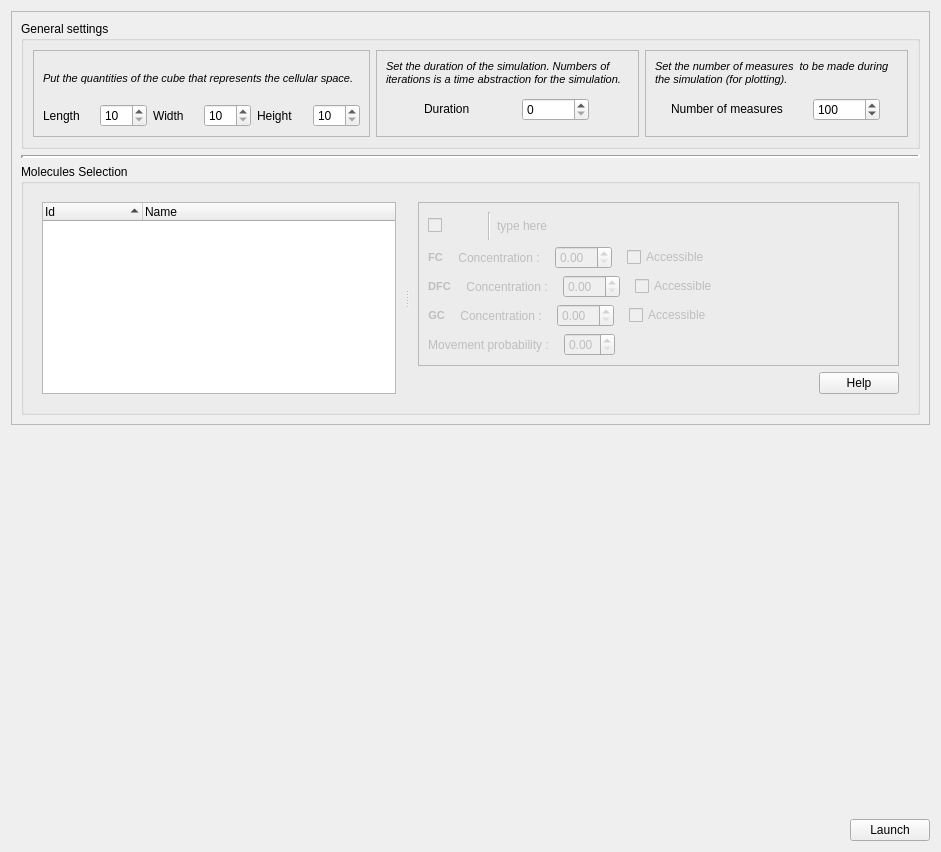
<?xml version="1.0" encoding="UTF-8"?>
<ui version="4.0">
 <class>SimuUI</class>
 <widget class="QWidget" name="SimuUI">
  <property name="geometry">
   <rect>
    <x>0</x>
    <y>0</y>
    <width>941</width>
    <height>852</height>
   </rect>
  </property>
  <property name="windowTitle">
   <string>Form</string>
  </property>
  <layout class="QVBoxLayout" name="verticalLayout_3">
   <property name="sizeConstraint">
    <enum>QLayout::SetDefaultConstraint</enum>
   </property>
   <item>
    <widget class="QFrame" name="verticalFrame">
     <property name="frameShape">
      <enum>QFrame::StyledPanel</enum>
     </property>
     <property name="frameShadow">
      <enum>QFrame::Plain</enum>
     </property>
     <property name="lineWidth">
      <number>5</number>
     </property>
     <layout class="QVBoxLayout" name="verticalLayout_5">
      <item>
       <widget class="QGroupBox" name="groupBox_2">
        <property name="sizePolicy">
         <sizepolicy hsizetype="Preferred" vsizetype="Preferred">
          <horstretch>0</horstretch>
          <verstretch>0</verstretch>
         </sizepolicy>
        </property>
        <property name="title">
         <string>General settings</string>
        </property>
        <property name="flat">
         <bool>false</bool>
        </property>
        <layout class="QHBoxLayout" name="horizontalLayout_5">
         <item>
          <widget class="QFrame" name="frame">
           <property name="frameShape">
            <enum>QFrame::StyledPanel</enum>
           </property>
           <property name="frameShadow">
            <enum>QFrame::Sunken</enum>
           </property>
           <layout class="QVBoxLayout" name="verticalLayout_2">
            <item>
             <widget class="QLabel" name="label">
              <property name="enabled">
               <bool>true</bool>
              </property>
              <property name="sizePolicy">
               <sizepolicy hsizetype="Preferred" vsizetype="Maximum">
                <horstretch>0</horstretch>
                <verstretch>0</verstretch>
               </sizepolicy>
              </property>
              <property name="minimumSize">
               <size>
                <width>0</width>
                <height>0</height>
               </size>
              </property>
              <property name="frameShape">
               <enum>QFrame::NoFrame</enum>
              </property>
              <property name="frameShadow">
               <enum>QFrame::Plain</enum>
              </property>
              <property name="text">
               <string>&lt;!DOCTYPE HTML PUBLIC &quot;-//W3C//DTD HTML 4.0//EN&quot; &quot;http://www.w3.org/TR/REC-html40/strict.dtd&quot;&gt;
&lt;html&gt;&lt;head&gt;&lt;meta name=&quot;qrichtext&quot; content=&quot;1&quot; /&gt;&lt;style type=&quot;text/css&quot;&gt;
p, li { white-space: pre-wrap; }
&lt;/style&gt;&lt;/head&gt;&lt;body style=&quot; font-family:'DejaVu Sans'; font-size:8pt; font-weight:400; font-style:normal;&quot;&gt;
&lt;p style=&quot; margin-top:0px; margin-bottom:0px; margin-left:0px; margin-right:0px; -qt-block-indent:0; text-indent:0px;&quot;&gt;&lt;img src=&quot;:/icons/icons/dialog-information.png&quot; /&gt;&lt;span style=&quot; font-style:italic;&quot;&gt;Put the quantities of the cube that represents the cellular space.&lt;/span&gt;&lt;/p&gt;&lt;/body&gt;&lt;/html&gt;</string>
              </property>
              <property name="textFormat">
               <enum>Qt::AutoText</enum>
              </property>
              <property name="scaledContents">
               <bool>true</bool>
              </property>
              <property name="wordWrap">
               <bool>true</bool>
              </property>
              <property name="margin">
               <number>0</number>
              </property>
             </widget>
            </item>
            <item>
             <layout class="QHBoxLayout" name="horizontalLayout_2">
              <item>
               <layout class="QHBoxLayout" name="horizontalLayout_3">
                <property name="spacing">
                 <number>20</number>
                </property>
                <item>
                 <widget class="QLabel" name="label_2">
                  <property name="sizePolicy">
                   <sizepolicy hsizetype="Maximum" vsizetype="Preferred">
                    <horstretch>0</horstretch>
                    <verstretch>0</verstretch>
                   </sizepolicy>
                  </property>
                  <property name="text">
                   <string>Length</string>
                  </property>
                 </widget>
                </item>
                <item>
                 <widget class="QSpinBox" name="lengthBox">
                  <property name="sizePolicy">
                   <sizepolicy hsizetype="Maximum" vsizetype="Fixed">
                    <horstretch>0</horstretch>
                    <verstretch>0</verstretch>
                   </sizepolicy>
                  </property>
                  <property name="minimum">
                   <number>10</number>
                  </property>
                  <property name="maximum">
                   <number>999</number>
                  </property>
                 </widget>
                </item>
               </layout>
              </item>
              <item>
               <layout class="QHBoxLayout" name="horizontalLayout_4">
                <property name="spacing">
                 <number>20</number>
                </property>
                <item>
                 <widget class="QLabel" name="label_3">
                  <property name="sizePolicy">
                   <sizepolicy hsizetype="Maximum" vsizetype="Preferred">
                    <horstretch>0</horstretch>
                    <verstretch>0</verstretch>
                   </sizepolicy>
                  </property>
                  <property name="text">
                   <string>Width</string>
                  </property>
                 </widget>
                </item>
                <item>
                 <widget class="QSpinBox" name="widthBox">
                  <property name="sizePolicy">
                   <sizepolicy hsizetype="Maximum" vsizetype="Fixed">
                    <horstretch>0</horstretch>
                    <verstretch>0</verstretch>
                   </sizepolicy>
                  </property>
                  <property name="minimum">
                   <number>10</number>
                  </property>
                  <property name="maximum">
                   <number>999</number>
                  </property>
                 </widget>
                </item>
               </layout>
              </item>
              <item>
               <layout class="QHBoxLayout" name="horizontalLayout_6">
                <property name="spacing">
                 <number>20</number>
                </property>
                <item>
                 <widget class="QLabel" name="label_4">
                  <property name="sizePolicy">
                   <sizepolicy hsizetype="Maximum" vsizetype="Preferred">
                    <horstretch>0</horstretch>
                    <verstretch>0</verstretch>
                   </sizepolicy>
                  </property>
                  <property name="text">
                   <string>Height</string>
                  </property>
                 </widget>
                </item>
                <item>
                 <widget class="QSpinBox" name="heightBox">
                  <property name="sizePolicy">
                   <sizepolicy hsizetype="Maximum" vsizetype="Fixed">
                    <horstretch>0</horstretch>
                    <verstretch>0</verstretch>
                   </sizepolicy>
                  </property>
                  <property name="minimum">
                   <number>10</number>
                  </property>
                  <property name="maximum">
                   <number>999</number>
                  </property>
                 </widget>
                </item>
               </layout>
              </item>
             </layout>
            </item>
           </layout>
          </widget>
         </item>
         <item>
          <widget class="QFrame" name="frame">
           <property name="frameShape">
            <enum>QFrame::StyledPanel</enum>
           </property>
           <property name="frameShadow">
            <enum>QFrame::Sunken</enum>
           </property>
           <layout class="QVBoxLayout" name="verticalLayout_4">
            <item>
             <widget class="QLabel" name="label_5">
              <property name="sizePolicy">
               <sizepolicy hsizetype="Preferred" vsizetype="Maximum">
                <horstretch>0</horstretch>
                <verstretch>0</verstretch>
               </sizepolicy>
              </property>
              <property name="text">
               <string>&lt;!DOCTYPE HTML PUBLIC &quot;-//W3C//DTD HTML 4.0//EN&quot; &quot;http://www.w3.org/TR/REC-html40/strict.dtd&quot;&gt;
&lt;html&gt;&lt;head&gt;&lt;meta name=&quot;qrichtext&quot; content=&quot;1&quot; /&gt;&lt;style type=&quot;text/css&quot;&gt;
p, li { white-space: pre-wrap; }
&lt;/style&gt;&lt;/head&gt;&lt;body style=&quot; font-family:'DejaVu Sans'; font-size:8pt; font-weight:400; font-style:normal;&quot;&gt;
&lt;p style=&quot; margin-top:0px; margin-bottom:0px; margin-left:0px; margin-right:0px; -qt-block-indent:0; text-indent:0px;&quot;&gt;&lt;img src=&quot;:/icons/icons/dialog-information.png&quot; /&gt;&lt;span style=&quot; font-style:italic;&quot;&gt;Set the duration of the simulation. Numbers of iterations is a time abstraction for the simulation.&lt;/span&gt;&lt;/p&gt;&lt;/body&gt;&lt;/html&gt;</string>
              </property>
              <property name="wordWrap">
               <bool>true</bool>
              </property>
              <property name="margin">
               <number>5</number>
              </property>
             </widget>
            </item>
            <item>
             <layout class="QHBoxLayout" name="horizontalLayout_10">
              <property name="spacing">
               <number>20</number>
              </property>
              <property name="margin">
               <number>6</number>
              </property>
              <item>
               <widget class="QLabel" name="label_9">
                <property name="sizePolicy">
                 <sizepolicy hsizetype="Maximum" vsizetype="Maximum">
                  <horstretch>0</horstretch>
                  <verstretch>0</verstretch>
                 </sizepolicy>
                </property>
                <property name="text">
                 <string>Duration</string>
                </property>
               </widget>
              </item>
              <item>
               <widget class="QSpinBox" name="durationBox">
                <property name="sizePolicy">
                 <sizepolicy hsizetype="Maximum" vsizetype="Fixed">
                  <horstretch>0</horstretch>
                  <verstretch>0</verstretch>
                 </sizepolicy>
                </property>
                <property name="maximum">
                 <number>999999999</number>
                </property>
               </widget>
              </item>
             </layout>
            </item>
           </layout>
          </widget>
         </item>
         <item>
          <widget class="QFrame" name="frame">
           <property name="frameShape">
            <enum>QFrame::StyledPanel</enum>
           </property>
           <property name="frameShadow">
            <enum>QFrame::Sunken</enum>
           </property>
           <layout class="QVBoxLayout" name="verticalLayout_6">
            <item>
             <widget class="QLabel" name="label_6">
              <property name="sizePolicy">
               <sizepolicy hsizetype="Preferred" vsizetype="Maximum">
                <horstretch>0</horstretch>
                <verstretch>0</verstretch>
               </sizepolicy>
              </property>
              <property name="text">
               <string>&lt;!DOCTYPE HTML PUBLIC &quot;-//W3C//DTD HTML 4.0//EN&quot; &quot;http://www.w3.org/TR/REC-html40/strict.dtd&quot;&gt;
&lt;html&gt;&lt;head&gt;&lt;meta name=&quot;qrichtext&quot; content=&quot;1&quot; /&gt;&lt;style type=&quot;text/css&quot;&gt;
p, li { white-space: pre-wrap; }
&lt;/style&gt;&lt;/head&gt;&lt;body style=&quot; font-family:'DejaVu Sans'; font-size:8pt; font-weight:400; font-style:normal;&quot;&gt;
&lt;p style=&quot; margin-top:0px; margin-bottom:0px; margin-left:0px; margin-right:0px; -qt-block-indent:0; text-indent:0px;&quot;&gt;&lt;img src=&quot;:/icons/icons/dialog-information.png&quot; /&gt;&lt;span style=&quot; font-style:italic;&quot;&gt;Set the number of measures  to be made during the simulation (for plotting).&lt;/span&gt;&lt;/p&gt;&lt;/body&gt;&lt;/html&gt;</string>
              </property>
              <property name="wordWrap">
               <bool>true</bool>
              </property>
              <property name="margin">
               <number>5</number>
              </property>
             </widget>
            </item>
            <item>
             <layout class="QHBoxLayout" name="horizontalLayout_16">
              <property name="spacing">
               <number>20</number>
              </property>
              <property name="margin">
               <number>6</number>
              </property>
              <item>
               <widget class="QLabel" name="label_10">
                <property name="sizePolicy">
                 <sizepolicy hsizetype="Maximum" vsizetype="Maximum">
                  <horstretch>0</horstretch>
                  <verstretch>0</verstretch>
                 </sizepolicy>
                </property>
                <property name="text">
                 <string>Number of measures</string>
                </property>
               </widget>
              </item>
              <item>
               <widget class="QSpinBox" name="nmeasureBox">
                <property name="sizePolicy">
                 <sizepolicy hsizetype="Maximum" vsizetype="Fixed">
                  <horstretch>0</horstretch>
                  <verstretch>0</verstretch>
                 </sizepolicy>
                </property>
                <property name="maximum">
                 <number>999999999</number>
                </property>
                <property name="value">
                 <number>100</number>
                </property>
               </widget>
              </item>
             </layout>
            </item>
           </layout>
          </widget>
         </item>
        </layout>
       </widget>
      </item>
      <item>
       <widget class="Line" name="line_3">
        <property name="frameShadow">
         <enum>QFrame::Sunken</enum>
        </property>
        <property name="lineWidth">
         <number>3</number>
        </property>
        <property name="midLineWidth">
         <number>0</number>
        </property>
        <property name="orientation">
         <enum>Qt::Horizontal</enum>
        </property>
       </widget>
      </item>
      <item>
       <widget class="QGroupBox" name="groupBox">
        <property name="sizePolicy">
         <sizepolicy hsizetype="Preferred" vsizetype="Preferred">
          <horstretch>0</horstretch>
          <verstretch>0</verstretch>
         </sizepolicy>
        </property>
        <property name="title">
         <string>Molecules Selection</string>
        </property>
        <layout class="QHBoxLayout" name="horizontalLayout_9">
         <item>
          <widget class="QSplitter" name="splitter">
           <property name="orientation">
            <enum>Qt::Horizontal</enum>
           </property>
           <widget class="QFrame" name="frame_3">
            <property name="maximumSize">
             <size>
              <width>400</width>
              <height>16777215</height>
             </size>
            </property>
            <property name="frameShape">
             <enum>QFrame::NoFrame</enum>
            </property>
            <property name="frameShadow">
             <enum>QFrame::Sunken</enum>
            </property>
            <layout class="QVBoxLayout" name="verticalLayout_10">
             <property name="margin">
              <number>9</number>
             </property>
             <item>
              <widget class="QTreeWidget" name="molsWidget">
               <property name="sizePolicy">
                <sizepolicy hsizetype="Expanding" vsizetype="Expanding">
                 <horstretch>0</horstretch>
                 <verstretch>0</verstretch>
                </sizepolicy>
               </property>
               <property name="maximumSize">
                <size>
                 <width>16777215</width>
                 <height>16777215</height>
                </size>
               </property>
               <property name="alternatingRowColors">
                <bool>false</bool>
               </property>
               <property name="textElideMode">
                <enum>Qt::ElideRight</enum>
               </property>
               <property name="sortingEnabled">
                <bool>true</bool>
               </property>
               <column>
                <property name="text">
                 <string>Id</string>
                </property>
               </column>
               <column>
                <property name="text">
                 <string>Name</string>
                </property>
               </column>
              </widget>
             </item>
            </layout>
           </widget>
           <widget class="QWidget" name="verticalLayoutWidget_3">
            <layout class="QVBoxLayout" name="verticalLayout_9">
             <item>
              <widget class="QWidget" name="widget_3" native="true">
               <property name="enabled">
                <bool>true</bool>
               </property>
               <layout class="QVBoxLayout" name="verticalLayout_8">
                <item>
                 <widget class="QFrame" name="molEditBox">
                  <property name="enabled">
                   <bool>false</bool>
                  </property>
                  <property name="frameShape">
                   <enum>QFrame::StyledPanel</enum>
                  </property>
                  <property name="frameShadow">
                   <enum>QFrame::Sunken</enum>
                  </property>
                  <layout class="QVBoxLayout" name="verticalLayout">
                   <item>
                    <layout class="QHBoxLayout" name="horizontalLayout_8">
                     <item>
                      <layout class="QHBoxLayout" name="horizontalLayout_7">
                       <property name="spacing">
                        <number>0</number>
                       </property>
                       <item>
                        <widget class="QCheckBox" name="selectMol">
                         <property name="sizePolicy">
                          <sizepolicy hsizetype="Maximum" vsizetype="Fixed">
                           <horstretch>0</horstretch>
                           <verstretch>0</verstretch>
                          </sizepolicy>
                         </property>
                         <property name="text">
                          <string/>
                         </property>
                        </widget>
                       </item>
                       <item>
                        <widget class="QPushButton" name="nameLabel">
                         <property name="text">
                          <string/>
                         </property>
                         <property name="flat">
                          <bool>true</bool>
                         </property>
                        </widget>
                       </item>
                      </layout>
                     </item>
                     <item>
                      <widget class="Line" name="line">
                       <property name="orientation">
                        <enum>Qt::Vertical</enum>
                       </property>
                      </widget>
                     </item>
                     <item>
                      <widget class="QLabel" name="typeLabel">
                       <property name="sizePolicy">
                        <sizepolicy hsizetype="Maximum" vsizetype="Preferred">
                         <horstretch>0</horstretch>
                         <verstretch>0</verstretch>
                        </sizepolicy>
                       </property>
                       <property name="text">
                        <string>type here</string>
                       </property>
                      </widget>
                     </item>
                     <item>
                      <spacer name="horizontalSpacer_7">
                       <property name="orientation">
                        <enum>Qt::Horizontal</enum>
                       </property>
                       <property name="sizeHint" stdset="0">
                        <size>
                         <width>40</width>
                         <height>20</height>
                        </size>
                       </property>
                      </spacer>
                     </item>
                    </layout>
                   </item>
                   <item>
                    <layout class="QHBoxLayout" name="horizontalLayout_13">
                     <property name="spacing">
                      <number>15</number>
                     </property>
                     <item>
                      <widget class="QLabel" name="label_11">
                       <property name="sizePolicy">
                        <sizepolicy hsizetype="Maximum" vsizetype="Preferred">
                         <horstretch>0</horstretch>
                         <verstretch>0</verstretch>
                        </sizepolicy>
                       </property>
                       <property name="text">
                        <string>&lt;!DOCTYPE HTML PUBLIC &quot;-//W3C//DTD HTML 4.0//EN&quot; &quot;http://www.w3.org/TR/REC-html40/strict.dtd&quot;&gt;
&lt;html&gt;&lt;head&gt;&lt;meta name=&quot;qrichtext&quot; content=&quot;1&quot; /&gt;&lt;style type=&quot;text/css&quot;&gt;
p, li { white-space: pre-wrap; }
&lt;/style&gt;&lt;/head&gt;&lt;body style=&quot; font-family:'DejaVu Sans'; font-size:8pt; font-weight:400; font-style:normal;&quot;&gt;
&lt;p align=&quot;center&quot; style=&quot; margin-top:0px; margin-bottom:0px; margin-left:0px; margin-right:0px; -qt-block-indent:0; text-indent:0px;&quot;&gt;&lt;span style=&quot; font-weight:600;&quot;&gt;FC&lt;/span&gt;&lt;/p&gt;&lt;/body&gt;&lt;/html&gt;</string>
                       </property>
                       <property name="alignment">
                        <set>Qt::AlignCenter</set>
                       </property>
                       <property name="margin">
                        <number>10</number>
                       </property>
                      </widget>
                     </item>
                     <item>
                      <widget class="QLabel" name="label_12">
                       <property name="sizePolicy">
                        <sizepolicy hsizetype="Maximum" vsizetype="Preferred">
                         <horstretch>0</horstretch>
                         <verstretch>0</verstretch>
                        </sizepolicy>
                       </property>
                       <property name="text">
                        <string>Concentration :</string>
                       </property>
                       <property name="alignment">
                        <set>Qt::AlignCenter</set>
                       </property>
                       <property name="margin">
                        <number>10</number>
                       </property>
                      </widget>
                     </item>
                     <item>
                      <widget class="QDoubleSpinBox" name="fcConcBox">
                       <property name="sizePolicy">
                        <sizepolicy hsizetype="Maximum" vsizetype="Fixed">
                         <horstretch>0</horstretch>
                         <verstretch>0</verstretch>
                        </sizepolicy>
                       </property>
                      </widget>
                     </item>
                     <item>
                      <widget class="QCheckBox" name="fcAccessBox">
                       <property name="sizePolicy">
                        <sizepolicy hsizetype="Maximum" vsizetype="Fixed">
                         <horstretch>0</horstretch>
                         <verstretch>0</verstretch>
                        </sizepolicy>
                       </property>
                       <property name="text">
                        <string>Accessible</string>
                       </property>
                      </widget>
                     </item>
                     <item>
                      <spacer name="horizontalSpacer_4">
                       <property name="orientation">
                        <enum>Qt::Horizontal</enum>
                       </property>
                       <property name="sizeHint" stdset="0">
                        <size>
                         <width>40</width>
                         <height>20</height>
                        </size>
                       </property>
                      </spacer>
                     </item>
                    </layout>
                   </item>
                   <item>
                    <layout class="QHBoxLayout" name="horizontalLayout_15">
                     <property name="spacing">
                      <number>15</number>
                     </property>
                     <item>
                      <widget class="QLabel" name="label_15">
                       <property name="sizePolicy">
                        <sizepolicy hsizetype="Maximum" vsizetype="Preferred">
                         <horstretch>0</horstretch>
                         <verstretch>0</verstretch>
                        </sizepolicy>
                       </property>
                       <property name="text">
                        <string>&lt;!DOCTYPE HTML PUBLIC &quot;-//W3C//DTD HTML 4.0//EN&quot; &quot;http://www.w3.org/TR/REC-html40/strict.dtd&quot;&gt;
&lt;html&gt;&lt;head&gt;&lt;meta name=&quot;qrichtext&quot; content=&quot;1&quot; /&gt;&lt;style type=&quot;text/css&quot;&gt;
p, li { white-space: pre-wrap; }
&lt;/style&gt;&lt;/head&gt;&lt;body style=&quot; font-family:'DejaVu Sans'; font-size:8pt; font-weight:400; font-style:normal;&quot;&gt;
&lt;p align=&quot;center&quot; style=&quot; margin-top:0px; margin-bottom:0px; margin-left:0px; margin-right:0px; -qt-block-indent:0; text-indent:0px;&quot;&gt;&lt;span style=&quot; font-weight:600;&quot;&gt;DFC&lt;/span&gt;&lt;/p&gt;&lt;/body&gt;&lt;/html&gt;</string>
                       </property>
                       <property name="alignment">
                        <set>Qt::AlignCenter</set>
                       </property>
                       <property name="margin">
                        <number>10</number>
                       </property>
                      </widget>
                     </item>
                     <item>
                      <widget class="QLabel" name="label_16">
                       <property name="sizePolicy">
                        <sizepolicy hsizetype="Maximum" vsizetype="Preferred">
                         <horstretch>0</horstretch>
                         <verstretch>0</verstretch>
                        </sizepolicy>
                       </property>
                       <property name="text">
                        <string>Concentration :</string>
                       </property>
                       <property name="alignment">
                        <set>Qt::AlignCenter</set>
                       </property>
                       <property name="margin">
                        <number>10</number>
                       </property>
                      </widget>
                     </item>
                     <item>
                      <widget class="QDoubleSpinBox" name="dfcConcBox">
                       <property name="sizePolicy">
                        <sizepolicy hsizetype="Maximum" vsizetype="Fixed">
                         <horstretch>0</horstretch>
                         <verstretch>0</verstretch>
                        </sizepolicy>
                       </property>
                      </widget>
                     </item>
                     <item>
                      <widget class="QCheckBox" name="dfcAccessBox">
                       <property name="sizePolicy">
                        <sizepolicy hsizetype="Maximum" vsizetype="Fixed">
                         <horstretch>0</horstretch>
                         <verstretch>0</verstretch>
                        </sizepolicy>
                       </property>
                       <property name="text">
                        <string>Accessible</string>
                       </property>
                       <property name="checked">
                        <bool>false</bool>
                       </property>
                      </widget>
                     </item>
                     <item>
                      <spacer name="horizontalSpacer_5">
                       <property name="orientation">
                        <enum>Qt::Horizontal</enum>
                       </property>
                       <property name="sizeHint" stdset="0">
                        <size>
                         <width>40</width>
                         <height>20</height>
                        </size>
                       </property>
                      </spacer>
                     </item>
                    </layout>
                   </item>
                   <item>
                    <layout class="QHBoxLayout" name="horizontalLayout_17">
                     <property name="spacing">
                      <number>15</number>
                     </property>
                     <item>
                      <widget class="QLabel" name="label_17">
                       <property name="sizePolicy">
                        <sizepolicy hsizetype="Maximum" vsizetype="Preferred">
                         <horstretch>0</horstretch>
                         <verstretch>0</verstretch>
                        </sizepolicy>
                       </property>
                       <property name="text">
                        <string>&lt;!DOCTYPE HTML PUBLIC &quot;-//W3C//DTD HTML 4.0//EN&quot; &quot;http://www.w3.org/TR/REC-html40/strict.dtd&quot;&gt;
&lt;html&gt;&lt;head&gt;&lt;meta name=&quot;qrichtext&quot; content=&quot;1&quot; /&gt;&lt;style type=&quot;text/css&quot;&gt;
p, li { white-space: pre-wrap; }
&lt;/style&gt;&lt;/head&gt;&lt;body style=&quot; font-family:'DejaVu Sans'; font-size:8pt; font-weight:400; font-style:normal;&quot;&gt;
&lt;p align=&quot;center&quot; style=&quot; margin-top:0px; margin-bottom:0px; margin-left:0px; margin-right:0px; -qt-block-indent:0; text-indent:0px;&quot;&gt;&lt;span style=&quot; font-weight:600;&quot;&gt;GC&lt;/span&gt;&lt;/p&gt;&lt;/body&gt;&lt;/html&gt;</string>
                       </property>
                       <property name="alignment">
                        <set>Qt::AlignCenter</set>
                       </property>
                       <property name="margin">
                        <number>10</number>
                       </property>
                      </widget>
                     </item>
                     <item>
                      <widget class="QLabel" name="label_18">
                       <property name="sizePolicy">
                        <sizepolicy hsizetype="Maximum" vsizetype="Preferred">
                         <horstretch>0</horstretch>
                         <verstretch>0</verstretch>
                        </sizepolicy>
                       </property>
                       <property name="text">
                        <string>Concentration :</string>
                       </property>
                       <property name="alignment">
                        <set>Qt::AlignCenter</set>
                       </property>
                       <property name="margin">
                        <number>10</number>
                       </property>
                      </widget>
                     </item>
                     <item>
                      <widget class="QDoubleSpinBox" name="gcConcBox">
                       <property name="sizePolicy">
                        <sizepolicy hsizetype="Maximum" vsizetype="Fixed">
                         <horstretch>0</horstretch>
                         <verstretch>0</verstretch>
                        </sizepolicy>
                       </property>
                      </widget>
                     </item>
                     <item>
                      <widget class="QCheckBox" name="gcAccessBox">
                       <property name="sizePolicy">
                        <sizepolicy hsizetype="Maximum" vsizetype="Fixed">
                         <horstretch>0</horstretch>
                         <verstretch>0</verstretch>
                        </sizepolicy>
                       </property>
                       <property name="text">
                        <string>Accessible</string>
                       </property>
                       <property name="checked">
                        <bool>false</bool>
                       </property>
                      </widget>
                     </item>
                     <item>
                      <spacer name="horizontalSpacer_6">
                       <property name="orientation">
                        <enum>Qt::Horizontal</enum>
                       </property>
                       <property name="sizeHint" stdset="0">
                        <size>
                         <width>40</width>
                         <height>20</height>
                        </size>
                       </property>
                      </spacer>
                     </item>
                    </layout>
                   </item>
                   <item>
                    <layout class="QHBoxLayout" name="horizontalLayout_14">
                     <property name="spacing">
                      <number>15</number>
                     </property>
                     <item>
                      <widget class="QLabel" name="label_14">
                       <property name="sizePolicy">
                        <sizepolicy hsizetype="Maximum" vsizetype="Preferred">
                         <horstretch>0</horstretch>
                         <verstretch>0</verstretch>
                        </sizepolicy>
                       </property>
                       <property name="text">
                        <string>Movement probability :</string>
                       </property>
                       <property name="alignment">
                        <set>Qt::AlignCenter</set>
                       </property>
                       <property name="margin">
                        <number>10</number>
                       </property>
                      </widget>
                     </item>
                     <item>
                      <widget class="QDoubleSpinBox" name="movProbaBox">
                       <property name="sizePolicy">
                        <sizepolicy hsizetype="Maximum" vsizetype="Fixed">
                         <horstretch>0</horstretch>
                         <verstretch>0</verstretch>
                        </sizepolicy>
                       </property>
                       <property name="maximum">
                        <double>1.000000000000000</double>
                       </property>
                       <property name="singleStep">
                        <double>0.010000000000000</double>
                       </property>
                      </widget>
                     </item>
                     <item>
                      <spacer name="horizontalSpacer_3">
                       <property name="orientation">
                        <enum>Qt::Horizontal</enum>
                       </property>
                       <property name="sizeHint" stdset="0">
                        <size>
                         <width>40</width>
                         <height>20</height>
                        </size>
                       </property>
                      </spacer>
                     </item>
                    </layout>
                   </item>
                  </layout>
                 </widget>
                </item>
                <item>
                 <layout class="QHBoxLayout" name="horizontalLayout_11">
                  <item>
                   <spacer name="horizontalSpacer_2">
                    <property name="orientation">
                     <enum>Qt::Horizontal</enum>
                    </property>
                    <property name="sizeHint" stdset="0">
                     <size>
                      <width>40</width>
                      <height>20</height>
                     </size>
                    </property>
                   </spacer>
                  </item>
                  <item>
                   <widget class="QPushButton" name="helpButton">
                    <property name="text">
                     <string>Help</string>
                    </property>
                    <property name="icon">
                     <iconset resource="../../data/icons.qrc">
                      <normaloff>:/icons/icons/help-browser.png</normaloff>:/icons/icons/help-browser.png</iconset>
                    </property>
                   </widget>
                  </item>
                 </layout>
                </item>
               </layout>
              </widget>
             </item>
            </layout>
           </widget>
          </widget>
         </item>
        </layout>
       </widget>
      </item>
     </layout>
    </widget>
   </item>
   <item>
    <spacer name="verticalSpacer">
     <property name="orientation">
      <enum>Qt::Vertical</enum>
     </property>
     <property name="sizeHint" stdset="0">
      <size>
       <width>20</width>
       <height>40</height>
      </size>
     </property>
    </spacer>
   </item>
   <item>
    <layout class="QHBoxLayout" name="horizontalLayout">
     <item>
      <spacer name="horizontalSpacer">
       <property name="orientation">
        <enum>Qt::Horizontal</enum>
       </property>
       <property name="sizeHint" stdset="0">
        <size>
         <width>40</width>
         <height>20</height>
        </size>
       </property>
      </spacer>
     </item>
     <item>
      <widget class="QPushButton" name="launchButton">
       <property name="text">
        <string>Launch</string>
       </property>
       <property name="icon">
        <iconset resource="../../data/icons.qrc">
         <normaloff>:/icons/icons/media-playback-start.png</normaloff>:/icons/icons/media-playback-start.png</iconset>
       </property>
      </widget>
     </item>
    </layout>
   </item>
  </layout>
 </widget>
 <resources>
  <include location="../../data/icons.qrc"/>
 </resources>
 <connections/>
</ui>
